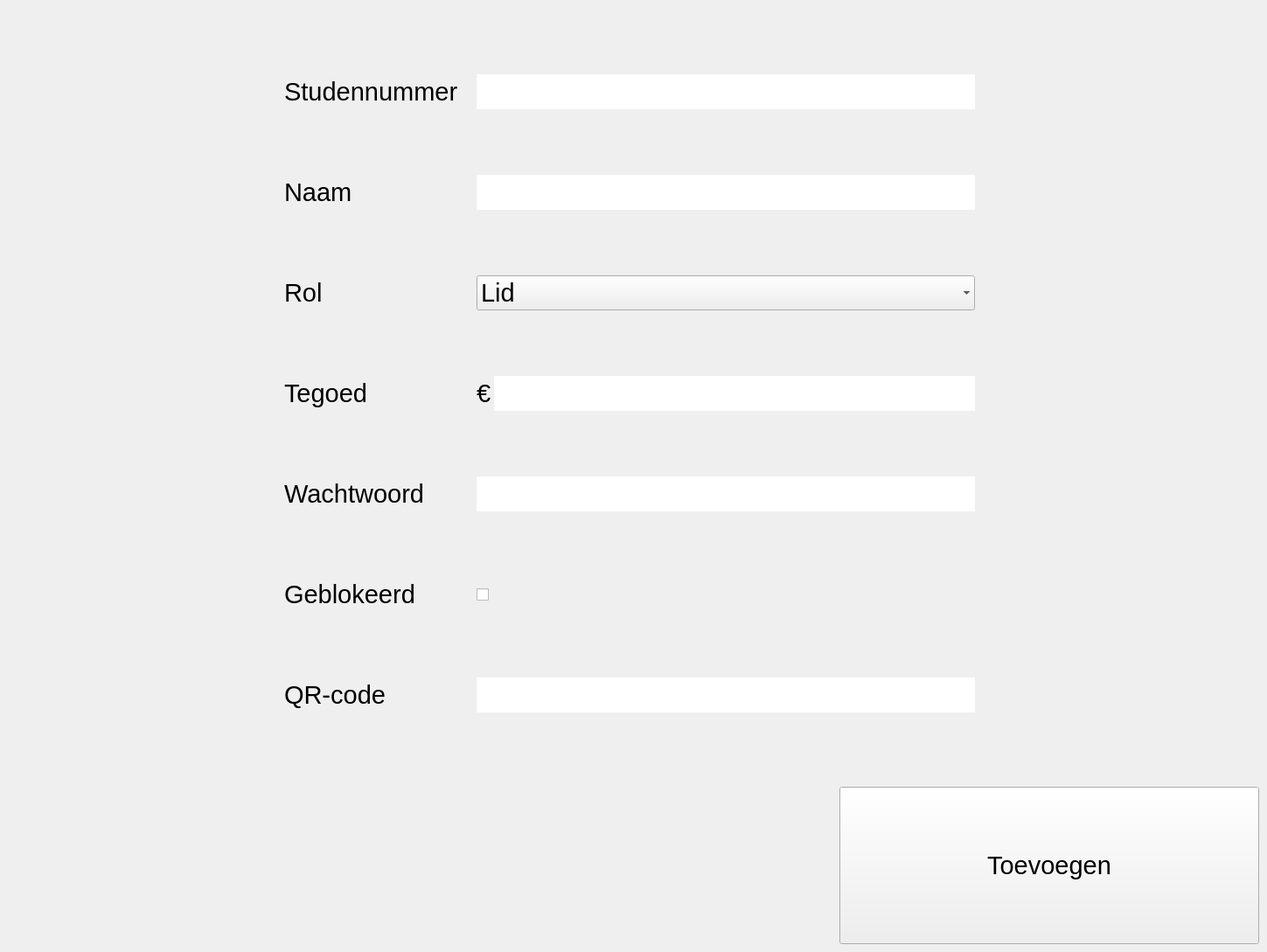
        <widget class="QWidget" name="NewUser_page">
         <widget class="QLabel" name="lbl_ID_ADD">
          <property name="geometry">
           <rect>
            <x>325</x>
            <y>85</y>
            <width>220</width>
            <height>40</height>
           </rect>
          </property>
          <property name="font">
           <font>
            <pointsize>22</pointsize>
           </font>
          </property>
          <property name="text">
           <string>Studennummer</string>
          </property>
         </widget>
         <widget class="QLineEdit" name="line_AMOUNT_ADD">
          <property name="geometry">
           <rect>
            <x>565</x>
            <y>430</y>
            <width>550</width>
            <height>40</height>
           </rect>
          </property>
          <property name="font">
           <font>
            <pointsize>22</pointsize>
           </font>
          </property>
          <property name="frame">
           <bool>false</bool>
          </property>
         </widget>
         <widget class="QLineEdit" name="line_PASSWORD_ADD">
          <property name="geometry">
           <rect>
            <x>545</x>
            <y>545</y>
            <width>570</width>
            <height>40</height>
           </rect>
          </property>
          <property name="font">
           <font>
            <pointsize>22</pointsize>
           </font>
          </property>
          <property name="inputMethodHints">
           <set>Qt::ImhHiddenText|Qt::ImhNoAutoUppercase|Qt::ImhNoPredictiveText|Qt::ImhSensitiveData</set>
          </property>
          <property name="frame">
           <bool>false</bool>
          </property>
          <property name="echoMode">
           <enum>QLineEdit::Password</enum>
          </property>
         </widget>
         <widget class="QLabel" name="lbl_TITLE_ADD">
          <property name="geometry">
           <rect>
            <x>325</x>
            <y>315</y>
            <width>220</width>
            <height>40</height>
           </rect>
          </property>
          <property name="font">
           <font>
            <pointsize>22</pointsize>
           </font>
          </property>
          <property name="text">
           <string>Rol</string>
          </property>
         </widget>
         <widget class="QLabel" name="lbl_BLOCK_ADD">
          <property name="geometry">
           <rect>
            <x>325</x>
            <y>660</y>
            <width>220</width>
            <height>40</height>
           </rect>
          </property>
          <property name="font">
           <font>
            <pointsize>22</pointsize>
           </font>
          </property>
          <property name="text">
           <string>Geblokeerd</string>
          </property>
         </widget>
         <widget class="QLabel" name="lbl_QR_ADD">
          <property name="geometry">
           <rect>
            <x>325</x>
            <y>775</y>
            <width>220</width>
            <height>40</height>
           </rect>
          </property>
          <property name="font">
           <font>
            <pointsize>22</pointsize>
           </font>
          </property>
          <property name="text">
           <string>QR-code</string>
          </property>
         </widget>
         <widget class="QComboBox" name="line_TITLE_ADD">
          <property name="geometry">
           <rect>
            <x>545</x>
            <y>315</y>
            <width>570</width>
            <height>40</height>
           </rect>
          </property>
          <property name="font">
           <font>
            <pointsize>22</pointsize>
           </font>
          </property>
          <property name="frame">
           <bool>false</bool>
          </property>
          <item>
           <property name="text">
            <string>Lid</string>
           </property>
          </item>
          <item>
           <property name="text">
            <string>Commissie</string>
           </property>
          </item>
          <item>
           <property name="text">
            <string>Bestuur</string>
           </property>
          </item>
         </widget>
         <widget class="QLabel" name="lbl_PASSWORD_ADD">
          <property name="geometry">
           <rect>
            <x>325</x>
            <y>545</y>
            <width>220</width>
            <height>40</height>
           </rect>
          </property>
          <property name="font">
           <font>
            <pointsize>22</pointsize>
           </font>
          </property>
          <property name="text">
           <string>Wachtwoord</string>
          </property>
         </widget>
         <widget class="QPushButton" name="btn_ADD">
          <property name="geometry">
           <rect>
            <x>960</x>
            <y>900</y>
            <width>480</width>
            <height>180</height>
           </rect>
          </property>
          <property name="font">
           <font>
            <pointsize>22</pointsize>
           </font>
          </property>
          <property name="focusPolicy">
           <enum>Qt::NoFocus</enum>
          </property>
          <property name="text">
           <string>Toevoegen</string>
          </property>
          <property name="checkable">
           <bool>false</bool>
          </property>
          <property name="checked">
           <bool>false</bool>
          </property>
          <property name="autoExclusive">
           <bool>false</bool>
          </property>
         </widget>
         <widget class="QLabel" name="lbl_NAME_ADD">
          <property name="geometry">
           <rect>
            <x>325</x>
            <y>200</y>
            <width>220</width>
            <height>40</height>
           </rect>
          </property>
          <property name="font">
           <font>
            <pointsize>22</pointsize>
           </font>
          </property>
          <property name="text">
           <string>Naam</string>
          </property>
         </widget>
         <widget class="QLabel" name="lbl_AMOUNT_ADD">
          <property name="geometry">
           <rect>
            <x>325</x>
            <y>430</y>
            <width>220</width>
            <height>40</height>
           </rect>
          </property>
          <property name="font">
           <font>
            <pointsize>22</pointsize>
           </font>
          </property>
          <property name="text">
           <string>Tegoed</string>
          </property>
         </widget>
         <widget class="QLineEdit" name="line_QR_ADD">
          <property name="geometry">
           <rect>
            <x>545</x>
            <y>775</y>
            <width>570</width>
            <height>40</height>
           </rect>
          </property>
          <property name="font">
           <font>
            <pointsize>22</pointsize>
           </font>
          </property>
          <property name="frame">
           <bool>false</bool>
          </property>
         </widget>
         <widget class="QCheckBox" name="line_BLOCK_ADD">
          <property name="geometry">
           <rect>
            <x>545</x>
            <y>660</y>
            <width>570</width>
            <height>40</height>
           </rect>
          </property>
          <property name="font">
           <font>
            <pointsize>23</pointsize>
           </font>
          </property>
          <property name="text">
           <string/>
          </property>
         </widget>
         <widget class="QLineEdit" name="line_ID_ADD">
          <property name="geometry">
           <rect>
            <x>545</x>
            <y>85</y>
            <width>570</width>
            <height>40</height>
           </rect>
          </property>
          <property name="font">
           <font>
            <pointsize>22</pointsize>
           </font>
          </property>
          <property name="frame">
           <bool>false</bool>
          </property>
         </widget>
         <widget class="QLineEdit" name="line_NAME_ADD">
          <property name="geometry">
           <rect>
            <x>545</x>
            <y>200</y>
            <width>570</width>
            <height>40</height>
           </rect>
          </property>
          <property name="font">
           <font>
            <pointsize>22</pointsize>
           </font>
          </property>
          <property name="frame">
           <bool>false</bool>
          </property>
         </widget>
         <widget class="QLabel" name="euroteken_4">
          <property name="geometry">
           <rect>
            <x>545</x>
            <y>430</y>
            <width>20</width>
            <height>40</height>
           </rect>
          </property>
          <property name="font">
           <font>
            <pointsize>22</pointsize>
           </font>
          </property>
          <property name="styleSheet">
           <string notr="true"/>
          </property>
          <property name="text">
           <string>€</string>
          </property>
          <property name="alignment">
           <set>Qt::AlignLeading|Qt::AlignLeft|Qt::AlignVCenter</set>
          </property>
         </widget>
         <widget class="QLabel" name="ERROR_ADDUSR">
          <property name="geometry">
           <rect>
            <x>325</x>
            <y>960</y>
            <width>600</width>
            <height>60</height>
           </rect>
          </property>
          <property name="font">
           <font>
            <pointsize>22</pointsize>
           </font>
          </property>
          <property name="text">
           <string/>
          </property>
         </widget>
        </widget>
